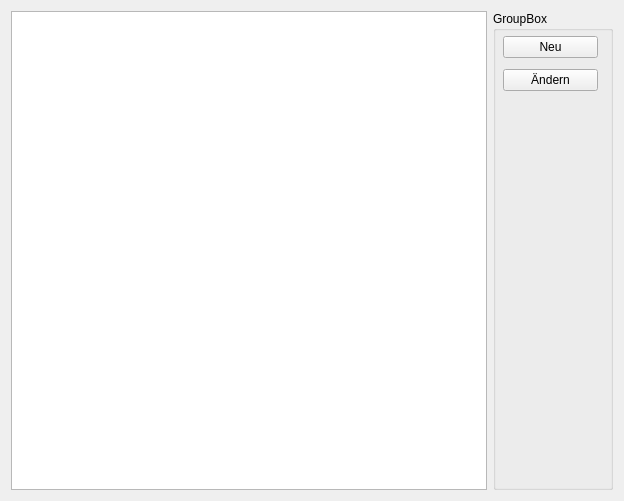
<?xml version="1.0" encoding="UTF-8"?>
<ui version="4.0">
 <class>material</class>
 <widget class="QWidget" name="material">
  <property name="geometry">
   <rect>
    <x>0</x>
    <y>0</y>
    <width>624</width>
    <height>501</height>
   </rect>
  </property>
  <property name="windowTitle">
   <string>Form</string>
  </property>
  <layout class="QHBoxLayout" name="horizontalLayout">
   <item>
    <widget class="QTableView" name="tableView"/>
   </item>
   <item>
    <widget class="QGroupBox" name="groupBox">
     <property name="minimumSize">
      <size>
       <width>120</width>
       <height>0</height>
      </size>
     </property>
     <property name="title">
      <string>GroupBox</string>
     </property>
     <widget class="QWidget" name="">
      <property name="geometry">
       <rect>
        <x>10</x>
        <y>20</y>
        <width>95</width>
        <height>65</height>
       </rect>
      </property>
      <layout class="QVBoxLayout" name="verticalLayout">
       <item>
        <widget class="QPushButton" name="pushButton">
         <property name="text">
          <string>Neu</string>
         </property>
        </widget>
       </item>
       <item>
        <widget class="QPushButton" name="pushButton_2">
         <property name="text">
          <string>Ändern</string>
         </property>
        </widget>
       </item>
      </layout>
     </widget>
    </widget>
   </item>
  </layout>
 </widget>
 <resources/>
 <connections/>
</ui>
